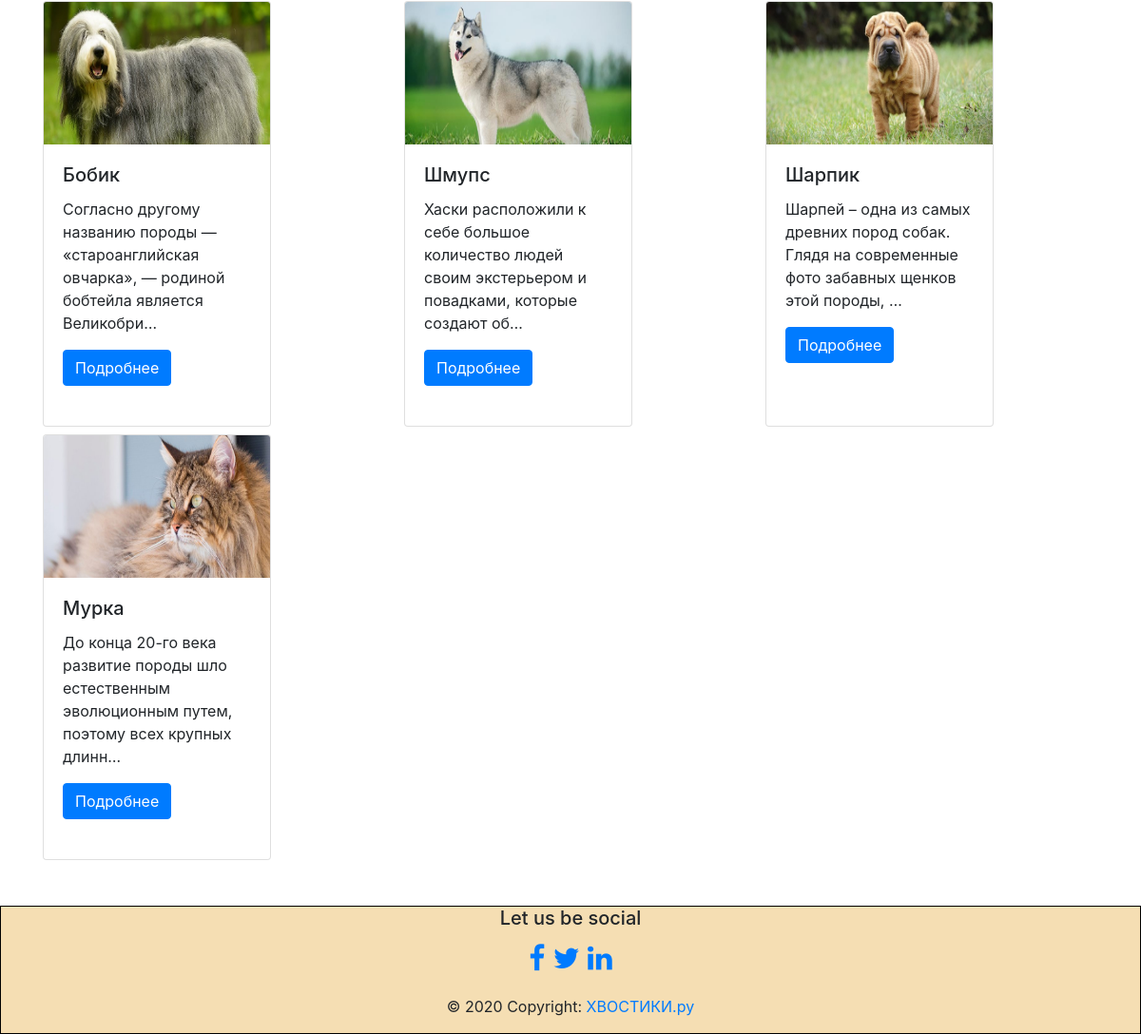
Before: / (lower part) with the older database file.
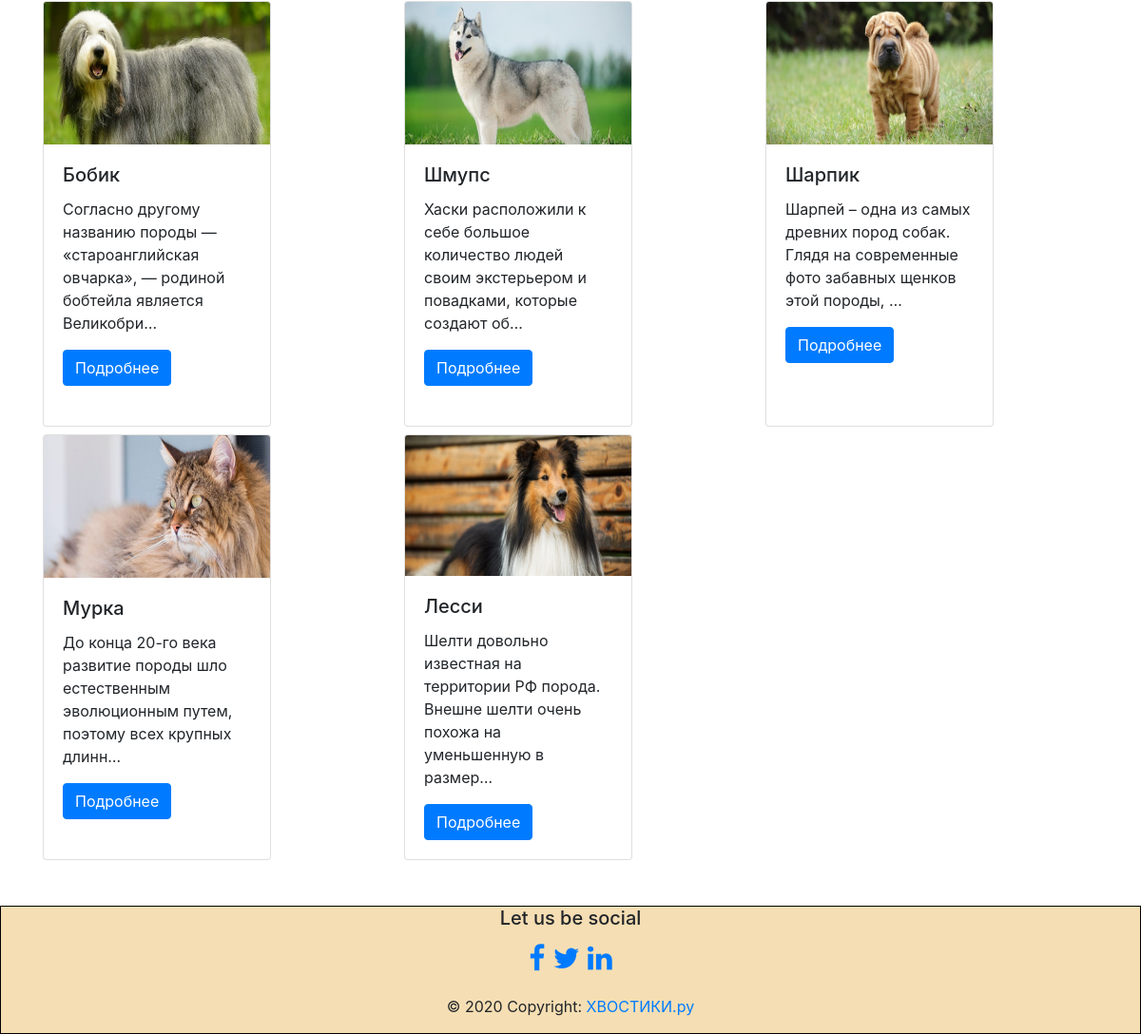
After: the same page with the newer database file.
### animals_shelter/models.py (models this page shows, shortened)
class Animal(models.Model):
    animal_name = models.CharField(max_length=100, verbose_name='Кличка')
    breed = models.CharField(max_length=50, verbose_name='Порода')
    description = models.TextField(verbose_name='Описание', help_text='Описание данного животного')
    receipt_date = models.DateField(verbose_name='Дата поступления', default=datetime.date.today())
    photo = models.ImageField(upload_to='', blank=True, verbose_name='Фото')
    animal_type = models.ForeignKey(AnimalType,  null=True, on_delete=models.CASCADE, verbose_name='Тип животного')

### animals_shelter/views.py (the view)
# urls.py: path('', views.home, name='home'),
def home(request):
    animals = Animal.objects.all()
    animal_types = AnimalType.objects.all()
    context = {'animals': animals,
               'animal_types': animal_types}
    return render(request, 'home.html', context)

### animals_shelter/models.py (called while the page is built)
    def __str__(self):
        return self.type_name

### animals_shelter/templates/home.html (shortened to what this page needs)
{% extends 'base.html' %}
{% load static %}
{% block content %}
<div class="container">
	<div class="row">
		{% for animal in animals %}
			<div class="col-sm-4 mt-2">
				<div class="card" style="width: 15rem; height: 28rem;">
				<img class="card-img-top" src="{{ animal.photo.url }}" alt="Card image cap" height="150">
					<div class="card-body">
							<h5 class="card-title">{{ animal.animal_name }}</h5>
							<p class="card-text">{{ animal.description|truncatechars:100 }}</p>
							<a href="{% url 'animal_detail' id=animal.id %}" class="btn btn-primary">Подробнее</a>
					</div>
				</div>
			</div>
		{% endfor %}
	</div>
</div>
{% endblock %}

### animals_shelter/templates/base.html (shortened to what this page needs)
<!doctype html>
{% load static %}
<html lang="ru">
  <head>
    <link rel="stylesheet" href="https://maxcdn.bootstrapcdn.com/bootstrap/4.0.0/css/bootstrap.min.css">
    <link href="https://maxcdn.bootstrapcdn.com/font-awesome/4.4.0/css/font-awesome.min.css" rel="stylesheet"/>
    <link rel="stylesheet" href="{% static 'style.css' %}">
  </head>
  <body>
    {% block content %}
    {% endblock %}
    <footer class="page-footer font-small blue mt-5 sticky-bottom">
      <div class="container text-center">
        <h5>Let us be social</h5>
        <div class="social">
          <a href="#"><i class="fa fa-facebook"></i></a>
          <a href="#"><i class="fa fa-twitter"></i></a>
          <a href="#"><i class="fa fa-linkedin"></i></a>
          </div>
      </div>
      <div class="footer-copyright text-center py-3">© 2020 Copyright:
        <a href="#"> ХВОСТИКИ.ру</a>
      </div>
    </footer>
  </body>
</html>

### static/style.css (style rules this page uses)
.page-footer { border: solid 1px black; background-color: wheat; }
.social { font-size: 30px; }

Changed rows visible on the page:
added Animal: photo (picture), animal_name "Лесси", description "Шелти довольно известная на территории РФ порода. Внешне шелти очень похожа на уменьшенную в размер…"
